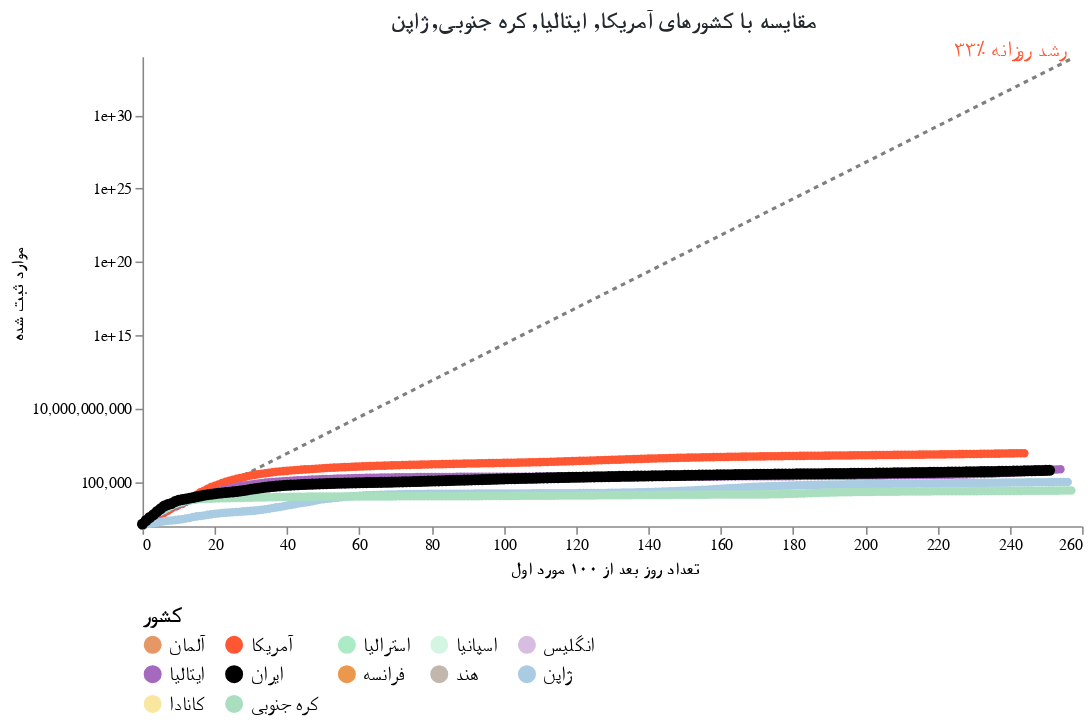

The code cell stored with this chart in its notebook:
### Markdown cell above
کشور مورد نظر خود را انتخاب کنید:

### Code cell
#hide_input
base = alt.Chart(dff2, width=600).encode(
    x=alt.X('Days since 100 cases:Q', axis=alt.Axis(titleFont='Tahoma', title=' تعداد روز بعد از ۱۰۰ مورد اول')),
    y=alt.Y('Confirmed Cases:Q', scale=alt.Scale(type='log'), axis=alt.Axis(titleFont='Tahoma', title='موارد ثبت شده')),
    color=alt.Color('Country:N', scale=alt.Scale(domain=color_domain, range=color_range), 
                   legend=alt.Legend(columns=5, orient='bottom',title='کشور',labelFont='Tahoma',labelFontSize=13,titleFontSize=14, titleFont='Tahoma', symbolLimit=len(color_domain))),
    tooltip=[alt.Tooltip('Country:O', title='کشور'),alt.Tooltip('Date:O', title='تاریخ'),alt.Tooltip('Confirmed Cases:O', title='موارد ثبت شده'),alt.Tooltip('Days since 100 cases:O', title=' تعداد روز بعد از ۱۰۰ مورد اول')]
)

country_selection = alt.selection_single(
    name='Select', fields=['Country'], 
    bind=alt.binding_select(options=list(sorted(set(countries) - set(baseline_countries)))),
    init={'Country': 'ایران'})

date_filter = alt.datum['Date'] >= int(max_date.timestamp() * 1000)
base2 = base.transform_filter(alt.FieldOneOfPredicate('Country', baseline_countries))
base3 = base.transform_filter(country_selection)
base4 = base3.transform_filter(date_filter)

max_day = dff2['Days since 100 cases'].max()
ref = pd.DataFrame([[x, 100*1.33**x] for x in range(max_day+1)], columns=['Days since 100 cases', 'Confirmed Cases'])
base_ref = alt.Chart(ref).encode(x='Days since 100 cases:Q', y='Confirmed Cases:Q')
base_ref_f = base_ref.transform_filter(alt.datum['Days since 100 cases'] >= max_day)

chart5 = (
 base_ref.mark_line(color='black', opacity=.5, strokeDash=[3,3]) + 
 base_ref_f.mark_text(dy=-6, align='right', fontSize=14, color='#FF5733', text='۳۳٪ رشد روزانه') + 
 base2.mark_line(point=True, tooltip=True) +
 base3.mark_line(point={'size':50}, tooltip=True) +
 base2.transform_filter(date_filter).mark_text(dy=-8, align='right').encode(text='Country:N') +
 base4.mark_text(dx=8, align='left', fontWeight='bold').encode(text='Country:N') +
 base4.mark_text(dx=8, dy=12, align='left', fontWeight='bold').encode(text='Confirmed Cases:Q')
).add_selection(country_selection).properties(
    title=f"مقایسه با کشورهای {', '.join(baseline_countries)}"
).configure_title(fontSize=15, font='Tahoma', color='#24292e').configure_axis(
    grid=False
    ).configure_view(
    strokeOpacity=0
    )
chart5

### Figure 1 — Vega-Lite specification as saved in the notebook (floating-point values rounded to 4 significant figures; data arrays with more than 128 entries replaced by an {"elided": "..."} marker saying what was removed)
{"config": {"view": {"continuousWidth": 400, "continuousHeight": 300, "strokeOpacity": 0}, "axis": {"grid": false}, "title": {"color": "#24292e", "font": "Tahoma", "fontSize": 15}}, "layer": [{"mark": {"type": "line", "color": "black", "opacity": 0.5, "strokeDash": [3, 3]}, "encoding": {"x": {"type": "quantitative", "field": "Days since 100 cases"}, "y": {"type": "quantitative", "field": "Confirmed Cases"}}, "selection": {"Select": {"type": "single", "fields": ["Country"], "bind": {"input": "select", "options": ["آلمان", "استرالیا", "اسپانیا", "انگلیس", "ایران", "فرانسه", "هند", "کانادا"]}, "init": {"Country": "ایران"}}}}, {"mark": {"type": "text", "align": "right", "color": "#FF5733", "dy": -6, "fontSize": 14, "text": "۳۳٪ رشد روزانه"}, "encoding": {"x": {"type": "quantitative", "field": "Days since 100 cases"}, "y": {"type": "quantitative", "field": "Confirmed Cases"}}, "transform": [{"filter": "(datum['Days since 100 cases'] >= 257)"}]}, {"data": {"name": "data-14a6260c51569002e5b26d6724208447"}, "mark": {"type": "line", "point": true, "tooltip": true}, "encoding": {"color": {"type": "nominal", "field": "Country", "legend": {"columns": 5, "labelFont": "Tahoma", "labelFontSize": 13, "orient": "bottom", "symbolLimit": 12, "title": "کشور", "titleFont": "Tahoma", "titleFontSize": 14}, "scale": {"domain": ["آلمان", "آمریکا", "استرالیا", "اسپانیا", "انگلیس", "ایتالیا", "ایران", "فرانسه", "هند", "ژاپن", "کانادا", "کره جنوبی"], "range": ["#E59866", "#FF5733", "#ABEBC6", "#D5F5E3", "#D7BDE2", "#A569BD", "black", "#EB984E", "#C1B7AD", "#A9CCE3", "#F9E79F", "#A9DFBF"]}}, "tooltip": [{"type": "ordinal", "field": "Country", "title": "کشور"}, {"type": "ordinal", "field": "Date", "title": "تاریخ"}, {"type": "ordinal", "field": "Confirmed Cases", "title": "موارد ثبت شده"}, {"type": "ordinal", "field": "Days since 100 cases", "title": " تعداد روز بعد از ۱۰۰ مورد اول"}], "x": {"type": "quantitative", "axis": {"title": " تعداد روز بعد از ۱۰۰ مورد اول", "titleFont": "Tahoma"}, "field": "Days since 100 cases"}, "y": {"type": "quantitative", "axis": {"title": "موارد ثبت شده", "titleFont": "Tahoma"}, "field": "Confirmed Cases", "scale": {"type": "log"}}}, "transform": [{"filter": {"field": "Country", "oneOf": ["آمریکا", "ایتالیا", "کره جنوبی", "ژاپن"]}}], "width": 600}, {"data": {"name": "data-14a6260c51569002e5b26d6724208447"}, "mark": {"type": "line", "point": {"size": 50}, "tooltip": true}, "encoding": {"color": {"type": "nominal", "field": "Country", "legend": {"columns": 5, "labelFont": "Tahoma", "labelFontSize": 13, "orient": "bottom", "symbolLimit": 12, "title": "کشور", "titleFont": "Tahoma", "titleFontSize": 14}, "scale": {"domain": ["آلمان", "آمریکا", "استرالیا", "اسپانیا", "انگلیس", "ایتالیا", "ایران", "فرانسه", "هند", "ژاپن", "کانادا", "کره جنوبی"], "range": ["#E59866", "#FF5733", "#ABEBC6", "#D5F5E3", "#D7BDE2", "#A569BD", "black", "#EB984E", "#C1B7AD", "#A9CCE3", "#F9E79F", "#A9DFBF"]}}, "tooltip": [{"type": "ordinal", "field": "Country", "title": "کشور"}, {"type": "ordinal", "field": "Date", "title": "تاریخ"}, {"type": "ordinal", "field": "Confirmed Cases", "title": "موارد ثبت شده"}, {"type": "ordinal", "field": "Days since 100 cases", "title": " تعداد روز بعد از ۱۰۰ مورد اول"}], "x": {"type": "quantitative", "axis": {"title": " تعداد روز بعد از ۱۰۰ مورد اول", "titleFont": "Tahoma"}, "field": "Days since 100 cases"}, "y": {"type": "quantitative", "axis": {"title": "موارد ثبت شده", "titleFont": "Tahoma"}, "field": "Confirmed Cases", "scale": {"type": "log"}}}, "transform": [{"filter": {"selection": "Select"}}], "width": 600}, {"data": {"name": "data-14a6260c51569002e5b26d6724208447"}, "mark": {"type": "text", "align": "right", "dy": -8}, "encoding": {"color": {"type": "nominal", "field": "Country", "legend": {"columns": 5, "labelFont": "Tahoma", "labelFontSize": 13, "orient": "bottom", "symbolLimit": 12, "title": "کشور", "titleFont": "Tahoma", "titleFontSize": 14}, "scale": {"domain": ["آلمان", "آمریکا", "استرالیا", "اسپانیا", "انگلیس", "ایتالیا", "ایران", "فرانسه", "هند", "ژاپن", "کانادا", "کره جنوبی"], "range": ["#E59866", "#FF5733", "#ABEBC6", "#D5F5E3", "#D7BDE2", "#A569BD", "black", "#EB984E", "#C1B7AD", "#A9CCE3", "#F9E79F", "#A9DFBF"]}}, "text": {"type": "nominal", "field": "Country"}, "tooltip": [{"type": "ordinal", "field": "Country", "title": "کشور"}, {"type": "ordinal", "field": "Date", "title": "تاریخ"}, {"type": "ordinal", "field": "Confirmed Cases", "title": "موارد ثبت شده"}, {"type": "ordinal", "field": "Days since 100 cases", "title": " تعداد روز بعد از ۱۰۰ مورد اول"}], "x": {"type": "quantitative", "axis": {"title": " تعداد روز بعد از ۱۰۰ مورد اول", "titleFont": "Tahoma"}, "field": "Days since 100 cases"}, "y": {"type": "quantitative", "axis": {"title": "موارد ثبت شده", "titleFont": "Tahoma"}, "field": "Confirmed Cases", "scale": {"type": "log"}}}, "transform": [{"filter": {"field": "Country", "oneOf": ["آمریکا", "ایتالیا", "کره جنوبی", "ژاپن"]}}, {"filter": "(datum['Date'] >= 1604361600000)"}], "width": 600}, {"data": {"name": "data-14a6260c51569002e5b26d6724208447"}, "mark": {"type": "text", "align": "left", "dx": 8, "fontWeight": "bold"}, "encoding": {"color": {"type": "nominal", "field": "Country", "legend": {"columns": 5, "labelFont": "Tahoma", "labelFontSize": 13, "orient": "bottom", "symbolLimit": 12, "title": "کشور", "titleFont": "Tahoma", "titleFontSize": 14}, "scale": {"domain": ["آلمان", "آمریکا", "استرالیا", "اسپانیا", "انگلیس", "ایتالیا", "ایران", "فرانسه", "هند", "ژاپن", "کانادا", "کره جنوبی"], "range": ["#E59866", "#FF5733", "#ABEBC6", "#D5F5E3", "#D7BDE2", "#A569BD", "black", "#EB984E", "#C1B7AD", "#A9CCE3", "#F9E79F", "#A9DFBF"]}}, "text": {"type": "nominal", "field": "Country"}, "tooltip": [{"type": "ordinal", "field": "Country", "title": "کشور"}, {"type": "ordinal", "field": "Date", "title": "تاریخ"}, {"type": "ordinal", "field": "Confirmed Cases", "title": "موارد ثبت شده"}, {"type": "ordinal", "field": "Days since 100 cases", "title": " تعداد روز بعد از ۱۰۰ مورد اول"}], "x": {"type": "quantitative", "axis": {"title": " تعداد روز بعد از ۱۰۰ مورد اول", "titleFont": "Tahoma"}, "field": "Days since 100 cases"}, "y": {"type": "quantitative", "axis": {"title": "موارد ثبت شده", "titleFont": "Tahoma"}, "field": "Confirmed Cases", "scale": {"type": "log"}}}, "transform": [{"filter": {"selection": "Select"}}, {"filter": "(datum['Date'] >= 1604361600000)"}], "width": 600}, {"data": {"name": "data-14a6260c51569002e5b26d6724208447"}, "mark": {"type": "text", "align": "left", "dx": 8, "dy": 12, "fontWeight": "bold"}, "encoding": {"color": {"type": "nominal", "field": "Country", "legend": {"columns": 5, "labelFont": "Tahoma", "labelFontSize": 13, "orient": "bottom", "symbolLimit": 12, "title": "کشور", "titleFont": "Tahoma", "titleFontSize": 14}, "scale": {"domain": ["آلمان", "آمریکا", "استرالیا", "اسپانیا", "انگلیس", "ایتالیا", "ایران", "فرانسه", "هند", "ژاپن", "کانادا", "کره جنوبی"], "range": ["#E59866", "#FF5733", "#ABEBC6", "#D5F5E3", "#D7BDE2", "#A569BD", "black", "#EB984E", "#C1B7AD", "#A9CCE3", "#F9E79F", "#A9DFBF"]}}, "text": {"type": "quantitative", "field": "Confirmed Cases"}, "tooltip": [{"type": "ordinal", "field": "Country", "title": "کشور"}, {"type": "ordinal", "field": "Date", "title": "تاریخ"}, {"type": "ordinal", "field": "Confirmed Cases", "title": "موارد ثبت شده"}, {"type": "ordinal", "field": "Days since 100 cases", "title": " تعداد روز بعد از ۱۰۰ مورد اول"}], "x": {"type": "quantitative", "axis": {"title": " تعداد روز بعد از ۱۰۰ مورد اول", "titleFont": "Tahoma"}, "field": "Days since 100 cases"}, "y": {"type": "quantitative", "axis": {"title": "موارد ثبت شده", "titleFont": "Tahoma"}, "field": "Confirmed Cases", "scale": {"type": "log"}}}, "transform": [{"filter": {"selection": "Select"}}, {"filter": "(datum['Date'] >= 1604361600000)"}], "width": 600}], "data": {"name": "data-2e7ba7d1d592d9bcdd447251a95ed5d5"}, "title": "مقایسه با کشورهای آمریکا, ایتالیا, کره جنوبی, ژاپن", "$schema": "https://vega.github.io/schema/vega-lite/v4.8.1.json", "datasets": {"data-2e7ba7d1d592d9bcdd447251a95ed5d5": {"elided": "258 records"}, "data-14a6260c51569002e5b26d6724208447": {"elided": "2970 records"}}}
